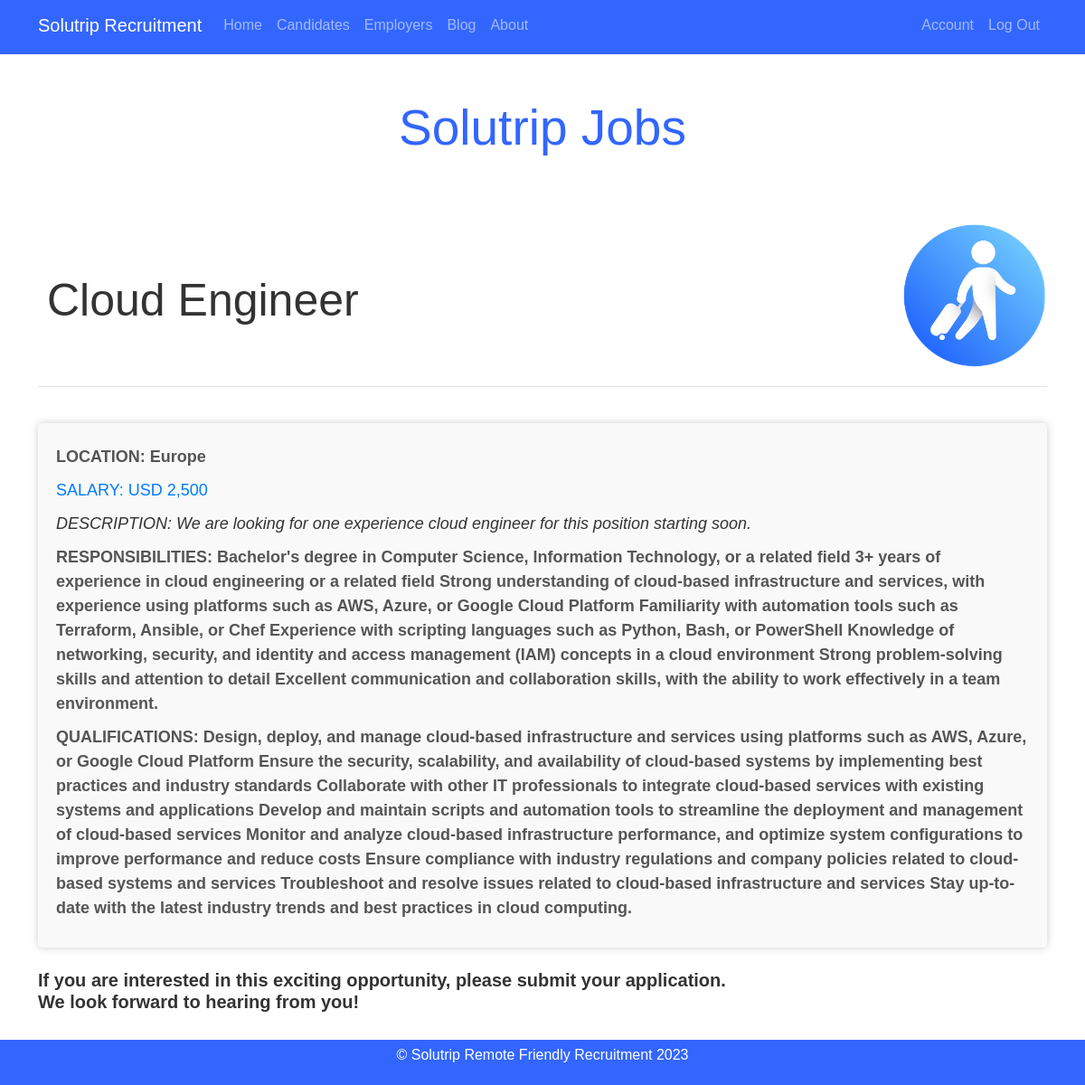
The app's page /admin/job/3 (signed in) with its own data.
### Solutrip_app/models.py (models this page shows)
class Jobs(db.Model):
    id = db.Column (db.Integer, primary_key=True)
    title = db.Column(db.String(60), nullable=False)
    location = db.Column(db.String(60), nullable=False)
    salary = db.Column(db.String(60), nullable=False)
    description = db.Column(db.Text, nullable=False)
    requirements= db.Column(db.Text, nullable=False)
    qualifications= db.Column(db.Text, nullable=False)
    company_id = db.Column(db.Integer, db.ForeignKey('company.id'), nullable=False)
    job_applications = db.relationship('JobApplication', backref='job', lazy=True)

### Solutrip_app/routes.py (the view)
@app.route("/admin/job/<int:job_id>")
@login_required
def job(job_id):
    job = Jobs.query.get_or_404(job_id)
    userinfo = UserInfo.query.filter_by(user_id=current_user.id).first()
    context = {'job': job, 'userinfo': userinfo}
    return render_template("job.html", title= job.title, **context)

### Solutrip_app/models.py (called while the page is built)
@login_manager.user_loader
def load_user(user_id):
    return User.query.get(int(user_id))

### Solutrip_app/templates/job.html (shortened to what this page needs)
{% extends 'layout.html' %}
{% block content %}
    <div class="job">
        <h2 class="job-title mt-5" style="padding-bottom: 25px;">Solutrip Jobs</h2>
        <div class="job-post mt-5" style="display: flex; align-items: center;">
            <h3 class="job-title" style="margin-left: 10px; font-size: 50px;"> {{ job.title }}</h3>
            <img src="{{ url_for('static', filename='solu.png') }}" alt="My image" class="img-fluid rounded" style="height: 160px; margin-left: auto;">
        </div>
        <div class="job-info">
            <span class="job-location mt-1"> LOCATION: {{ job.location }}</span>
            <span class="job-salary mt-1"> SALARY: {{ job.salary }}</span>
            <span class="job-description mt-1"> DESCRIPTION: {{ job.description }}</span>
            <span class="job-requirements mt-1"> RESPONSIBILITIES: {{ job.requirements }}</span>
            <span class="job-qualifications mt-1"> QUALIFICATIONS: {{ job.qualifications }}</span>
        </div>
        <h5 class="job-end mt-4" > <b> If you are interested in this exciting opportunity, please submit your application. <br> We look forward to hearing from you! </b></h5>
        {% if not userinfo.name and not userinfo.surname and not userinfo.location and not userinfo.phone and not userinfo.linkedin and not userinfo.profession and not userinfo.education and not userinfo.github_account and not current_user.cv %}
            <h5 class="job-end mt-4" style="color:coral " >* In order to process your application correctly, your personal information and resume must be completed in your profile.
                <br> <a href="{{url_for('account')}}"> Please update here!</a> </h5>
            <a href=""" type="button" class="btn btn-outline-primary btn-lg mt-4 float-right disabled">Apply</a>
        {% else %}
            <form action="{{ url_for('apply', job_id=job.id) }}" method="POST">
                <button type="submit" class="btn btn-outline-primary btn-lg mt-4 float-right">Apply</button>
            </form>
        {% endif %}
    </div>
{% endblock content %}

### Solutrip_app/static/styles.css (style rules this page uses)
body { background-image: url(bg-img.jpg); background-size: cover; font-family: Arial, sans-serif; color: #333; }
html, body { height: 100%; }
#account h1,h2 { color: #3366ff; }
form { margin-bottom: 100px; }
.job-title { font-size: 55px; margin-top: 50px; margin-bottom: 40px; text-align: center; }
.job-post { margin-bottom: 40px; padding-bottom: 20px; border-bottom: 1px solid #e0e0e0; }
.job-info { margin-top: 20px; padding: 20px; background-color: #f9f9f9; border-radius: 5px; box-shadow: 0px 0px 10px rgba(0, 0, 0, 0.2); }
.job-info span { display: block; font-size: 18px; margin-bottom: 10px; }
.job-info .job-location { font-weight: bold; color: #555; }
.job-info .job-salary { color: #007bff; }
.job-info .job-description { font-style: italic; }
.job-info .job-requirements, .job-info .job-qualifications { font-weight: bold; color: #555; }

### records on screen
Jobs: title "Cloud Engineer", location "Europe", salary "USD 2,500", description "We are looking for one experience cloud engineer for this position starting soon.", requirements "Bachelor's degree in Computer Science, Information Technology, or a related field 3+ years of experience in cloud engineering or a related field Strong understanding of cloud-based infrastructure and services, with experience using platforms such as AWS, Azure, or Google Cloud Platform Familiarity with automation tools such as Terraform, Ansible, or Chef Experience with scripting languages such as Python, Bash, or PowerShell Knowledge of networking, security, and identity and access management (IAM) concepts in a cloud environment Strong problem-solving skills and attention to detail Excellent communication and collaboration skills, with the ability to work effectively in a team environment.", qualifications "Design, deploy, and manage cloud-based infrastructure and services using platforms such as AWS, Azure, or Google Cloud Platform Ensure the security, scalability, and availability of cloud-based systems by implementing best practices and industry standards Collaborate with other IT professionals to integrate cloud-based services with existing systems and applications Develop and maintain scripts and automation tools to streamline the deployment and management of cloud-based services Monitor and analyze cloud-based infrastructure performance, and optimize system configurations to improve performance and reduce costs Ensure compliance with industry regulations and company policies related to…"
